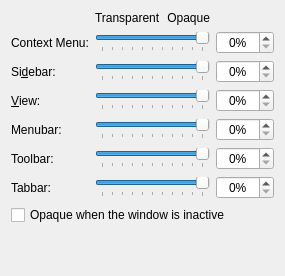
     <widget class="QWidget" name="Transparency">
      <attribute name="title">
       <string>Transparency</string>
      </attribute>
      <layout class="QGridLayout" name="gridLayout_2">
       <item row="0" column="1">
        <layout class="QHBoxLayout" name="horizontalLayout">
         <item>
          <widget class="QLabel" name="label_6">
           <property name="sizePolicy">
            <sizepolicy hsizetype="Preferred" vsizetype="Maximum">
             <horstretch>0</horstretch>
             <verstretch>0</verstretch>
            </sizepolicy>
           </property>
           <property name="text">
            <string>Transparent</string>
           </property>
          </widget>
         </item>
         <item>
          <widget class="QLabel" name="label">
           <property name="sizePolicy">
            <sizepolicy hsizetype="Preferred" vsizetype="Maximum">
             <horstretch>0</horstretch>
             <verstretch>0</verstretch>
            </sizepolicy>
           </property>
           <property name="text">
            <string>Opaque</string>
           </property>
           <property name="alignment">
            <set>Qt::AlignmentFlag::AlignRight|Qt::AlignmentFlag::AlignTrailing|Qt::AlignmentFlag::AlignVCenter</set>
           </property>
          </widget>
         </item>
        </layout>
       </item>
       <item row="1" column="0">
        <widget class="QLabel" name="_menuGroupDescription">
         <property name="toolTip">
          <string>This changes the transparency of context menus and popup menus</string>
         </property>
         <property name="text">
          <string>Context Menu:</string>
         </property>
         <property name="alignment">
          <set>Qt::AlignmentFlag::AlignLeading|Qt::AlignmentFlag::AlignLeft|Qt::AlignmentFlag::AlignVCenter</set>
         </property>
         <property name="buddy">
          <cstring>_menuOpacity</cstring>
         </property>
        </widget>
       </item>
       <item row="1" column="1">
        <widget class="QSlider" name="_menuOpacity">
         <property name="toolTip">
          <string>This changes the transparency of context menus and popup menus</string>
         </property>
         <property name="maximum">
          <number>100</number>
         </property>
         <property name="value">
          <number>100</number>
         </property>
         <property name="orientation">
          <enum>Qt::Orientation::Horizontal</enum>
         </property>
         <property name="tickPosition">
          <enum>QSlider::TickPosition::TicksBelow</enum>
         </property>
         <property name="tickInterval">
          <number>10</number>
         </property>
        </widget>
       </item>
       <item row="1" column="2">
        <widget class="QSpinBox" name="_menuOpacitySpinBox">
         <property name="alignment">
          <set>Qt::AlignmentFlag::AlignCenter</set>
         </property>
         <property name="suffix">
          <string notr="true">%</string>
         </property>
         <property name="maximum">
          <number>100</number>
         </property>
        </widget>
       </item>
       <item row="2" column="0">
        <widget class="QLabel" name="label_5">
         <property name="toolTip">
          <string>Dolphin sidebar transparency. Requires &quot;Draw frame around dockable panels&quot; to be disabled.</string>
         </property>
         <property name="text">
          <string>Si&amp;debar:</string>
         </property>
         <property name="alignment">
          <set>Qt::AlignmentFlag::AlignLeading|Qt::AlignmentFlag::AlignLeft|Qt::AlignmentFlag::AlignVCenter</set>
         </property>
         <property name="buddy">
          <cstring>_sidebarOpacity</cstring>
         </property>
        </widget>
       </item>
       <item row="2" column="1">
        <widget class="QSlider" name="_sidebarOpacity">
         <property name="toolTip">
          <string>Dolphin sidebar transparency. Requires &quot;Draw frame around dockable panels&quot; to be disabled.</string>
         </property>
         <property name="maximum">
          <number>100</number>
         </property>
         <property name="value">
          <number>100</number>
         </property>
         <property name="orientation">
          <enum>Qt::Orientation::Horizontal</enum>
         </property>
         <property name="tickPosition">
          <enum>QSlider::TickPosition::TicksBelow</enum>
         </property>
         <property name="tickInterval">
          <number>10</number>
         </property>
        </widget>
       </item>
       <item row="2" column="2">
        <widget class="QSpinBox" name="_sidebarOpacitySpinBox">
         <property name="alignment">
          <set>Qt::AlignmentFlag::AlignCenter</set>
         </property>
         <property name="suffix">
          <string notr="true">%</string>
         </property>
         <property name="maximum">
          <number>100</number>
         </property>
        </widget>
       </item>
       <item row="3" column="0">
        <widget class="QLabel" name="label_viewOpacity">
         <property name="toolTip">
          <string>This changes the transparency of the Dolphin main file view area</string>
         </property>
         <property name="text">
          <string>&amp;View:</string>
         </property>
         <property name="alignment">
          <set>Qt::AlignmentFlag::AlignLeading|Qt::AlignmentFlag::AlignLeft|Qt::AlignmentFlag::AlignVCenter</set>
         </property>
         <property name="buddy">
          <cstring>_viewOpacity</cstring>
         </property>
        </widget>
       </item>
       <item row="3" column="1">
        <widget class="QSlider" name="_viewOpacity">
         <property name="toolTip">
          <string>This changes the transparency of the Dolphin main file view area</string>
         </property>
         <property name="maximum">
          <number>100</number>
         </property>
         <property name="value">
          <number>100</number>
         </property>
         <property name="orientation">
          <enum>Qt::Orientation::Horizontal</enum>
         </property>
         <property name="tickPosition">
          <enum>QSlider::TickPosition::TicksBelow</enum>
         </property>
         <property name="tickInterval">
          <number>10</number>
         </property>
        </widget>
       </item>
       <item row="3" column="2">
        <widget class="QSpinBox" name="_viewOpacitySpinBox">
         <property name="alignment">
          <set>Qt::AlignmentFlag::AlignCenter</set>
         </property>
         <property name="suffix">
          <string notr="true">%</string>
         </property>
         <property name="maximum">
          <number>100</number>
         </property>
        </widget>
       </item>
       <item row="4" column="0">
        <widget class="QLabel" name="label_7">
         <property name="text">
          <string>Menubar:</string>
         </property>
         <property name="alignment">
          <set>Qt::AlignmentFlag::AlignLeading|Qt::AlignmentFlag::AlignLeft|Qt::AlignmentFlag::AlignVCenter</set>
         </property>
         <property name="buddy">
          <cstring>_menuBarOpacity</cstring>
         </property>
        </widget>
       </item>
       <item row="4" column="1">
        <widget class="QSlider" name="_menuBarOpacity">
         <property name="toolTip">
          <string>This changes the menubar opacity</string>
         </property>
         <property name="maximum">
          <number>100</number>
         </property>
         <property name="value">
          <number>100</number>
         </property>
         <property name="orientation">
          <enum>Qt::Orientation::Horizontal</enum>
         </property>
         <property name="tickPosition">
          <enum>QSlider::TickPosition::TicksBelow</enum>
         </property>
         <property name="tickInterval">
          <number>10</number>
         </property>
        </widget>
       </item>
       <item row="4" column="2">
        <widget class="QSpinBox" name="_menuBarOpacitySpinBox">
         <property name="alignment">
          <set>Qt::AlignmentFlag::AlignCenter</set>
         </property>
         <property name="suffix">
          <string notr="true">%</string>
         </property>
         <property name="maximum">
          <number>100</number>
         </property>
        </widget>
       </item>
       <item row="5" column="0">
        <widget class="QLabel" name="label_8">
         <property name="text">
          <string>Toolbar:</string>
         </property>
         <property name="alignment">
          <set>Qt::AlignmentFlag::AlignLeading|Qt::AlignmentFlag::AlignLeft|Qt::AlignmentFlag::AlignVCenter</set>
         </property>
         <property name="buddy">
          <cstring>_toolBarOpacity</cstring>
         </property>
        </widget>
       </item>
       <item row="5" column="1">
        <widget class="QSlider" name="_toolBarOpacity">
         <property name="toolTip">
          <string>This changes the toolbar opacity</string>
         </property>
         <property name="maximum">
          <number>100</number>
         </property>
         <property name="value">
          <number>100</number>
         </property>
         <property name="orientation">
          <enum>Qt::Orientation::Horizontal</enum>
         </property>
         <property name="tickPosition">
          <enum>QSlider::TickPosition::TicksBelow</enum>
         </property>
         <property name="tickInterval">
          <number>10</number>
         </property>
        </widget>
       </item>
       <item row="5" column="2">
        <widget class="QSpinBox" name="_toolBarOpacitySpinBox">
         <property name="alignment">
          <set>Qt::AlignmentFlag::AlignCenter</set>
         </property>
         <property name="suffix">
          <string notr="true">%</string>
         </property>
         <property name="maximum">
          <number>100</number>
         </property>
        </widget>
       </item>
       <item row="6" column="0">
        <widget class="QLabel" name="label_18">
         <property name="toolTip">
          <string>This changes the tabbar opacity inside Dolphin &amp; Konsole</string>
         </property>
         <property name="text">
          <string>Tabbar:</string>
         </property>
         <property name="alignment">
          <set>Qt::AlignmentFlag::AlignLeading|Qt::AlignmentFlag::AlignLeft|Qt::AlignmentFlag::AlignVCenter</set>
         </property>
         <property name="buddy">
          <cstring>_tabBarOpacity</cstring>
         </property>
        </widget>
       </item>
       <item row="6" column="1">
        <widget class="QSlider" name="_tabBarOpacity">
         <property name="toolTip">
          <string>This changes the tabbar opacity inside Dolphin &amp; Konsole</string>
         </property>
         <property name="maximum">
          <number>100</number>
         </property>
         <property name="value">
          <number>100</number>
         </property>
         <property name="orientation">
          <enum>Qt::Orientation::Horizontal</enum>
         </property>
         <property name="tickPosition">
          <enum>QSlider::TickPosition::TicksBelow</enum>
         </property>
         <property name="tickInterval">
          <number>10</number>
         </property>
        </widget>
       </item>
       <item row="6" column="2">
        <widget class="QSpinBox" name="_tabBarOpacitySpinBox">
         <property name="alignment">
          <set>Qt::AlignmentFlag::AlignCenter</set>
         </property>
         <property name="suffix">
          <string notr="true">%</string>
         </property>
         <property name="maximum">
          <number>100</number>
         </property>
        </widget>
       </item>
       <item row="7" column="0" colspan="3">
        <widget class="QCheckBox" name="_opaqueInactiveWindows">
         <property name="toolTip">
          <string>Paint the translucent areas above fully opaque while their window is not focused</string>
         </property>
         <property name="text">
          <string>Opaque when the window is inactive</string>
         </property>
        </widget>
       </item>
       <item row="8" column="0">
        <spacer name="verticalSpacer_2">
         <property name="orientation">
          <enum>Qt::Orientation::Vertical</enum>
         </property>
         <property name="sizeHint" stdset="0">
          <size>
           <width>20</width>
           <height>40</height>
          </size>
         </property>
        </spacer>
       </item>
      </layout>
     </widget>
